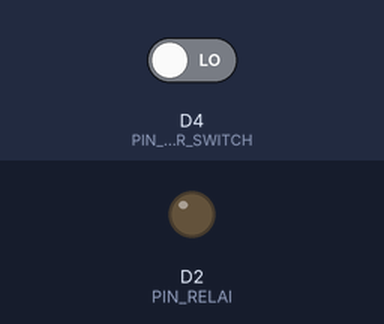
This program was run on a simulated Arduino MKR. On the bench: output pins drawn as LEDs (lit = HIGH). Inputs (shaded band) come from the test bench; at power-on: D4 (PIN_SENSOR_SWITCH) LOW. WiFi joins after 1.5 s; servers stay silent unless stated; no MQTT or app messages arrive unless stated; what the program prints to the serial monitor is not drawn.

Above: at 12.7 s.
12.8 s: D4 (PIN_SENSOR_SWITCH) driven HIGH
At 14.0 s:
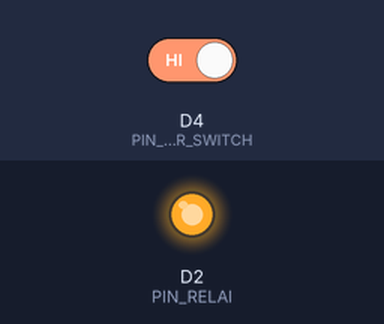
14.3 s: D4 (PIN_SENSOR_SWITCH) driven LOW
At 15.3 s:
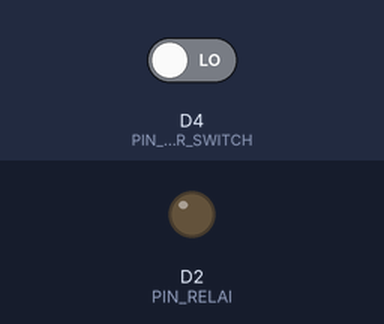
Timing chart, 0 to 17.3 s (numbered marks = the images above; inputs shaded):
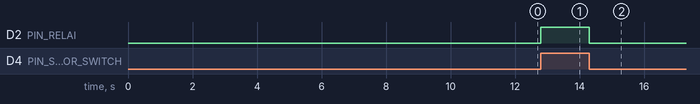

The program:

main.cpp
```cpp
/*

TITRE          : Control Servo Moteur avec Detecteur de Rotation. Test2 de ELTE1069
AUTEUR         : Franck Nkeubou Awougang
DATE           : 16/03/2022
DESCRIPTION    : Programme pour le Test de ELTE permettant de controler un système de fuite
					d'eau dans un sous-sol avec un capteur (SEN0223) et un relai pour actionner la
					pompe d'évacuation d'eau.
VERSION        : 0.0.1

*/
#include <Arduino.h>
#include "WIFIConnector_MKR1000.h"
#include "MQTTConnector.h"
#include "Timer.h"

// Déclaration des constantes.
const int PIN_RELAI = 2;
const int PIN_SENSOR_SWITCH = 4;

// Déclaration des variables.
bool EtatPompe = false; // La pompe d'évacuation est fermée.
bool EtatRelai = false;

Timer DelaiEnvoi;
unsigned long DelaiAttente = 5000;
// Déclaration des fonctions.
void ActivationPompe();

void setup() {
	//Initialisation du wifi.
	wifiConnect();                  //Branchement au réseau WIFI
	MQTTConnect();                  //Branchement au broker MQTT
	// initialisation du moniteur serie.
	Serial.begin(9600);
	// configuration du mode des broches.
	pinMode(PIN_RELAI, OUTPUT);
	pinMode(PIN_SENSOR_SWITCH, INPUT);
	attachInterrupt(digitalPinToInterrupt(PIN_SENSOR_SWITCH), ActivationPompe, CHANGE);
	DelaiEnvoi.startTimer(DelaiAttente);
	EtatPompe = digitalRead(PIN_SENSOR_SWITCH); // L'état par défaut de la pompe est la valeur lue par le capteur.
}

void loop() {
	// put your main code here, to run repeatedly:
	if (EtatPompe)
	{
		digitalWrite(PIN_RELAI, HIGH);
		EtatRelai = true;
	}
	else{
		digitalWrite(PIN_RELAI, LOW);
		EtatRelai = false;
	}
	if (DelaiEnvoi.isTimerReady())
	{
		appendPayload("EtatPompe", EtatPompe);
		appendPayload("EtatRelai", EtatRelai);
		sendPayload();
		DelaiEnvoi.startTimer(DelaiAttente);
	}
}

void ActivationPompe(){
	EtatPompe = !EtatPompe;
}
```

MQTTConnector.h
```cpp
/*
  Titre      : MQTTConnector.h
  Auteur     : André Roussel
  Date       : 05/11/2021
  Description: Utilitaire de branchement a un Broker MQTT une fois une connexion établisa l'internet via WIFI, GSM, etc...
  Droits     : Reproduction permise pour usage pédagogique
  Version    : 0.0.1
*/


#include <MQTT.h>


//Constante nécessaire pour le branchement au Broker MQTT

const char MQTT_SERVER[]    = SECRET_MQTT_SERVER_IP;    // Adresse IP du broker MQTT
const int MQTT_SERVER_PORT  = SECRET_MQTT_SERVER_PORT;  // Port du broker MQTT


// Pramètre d'identification de l'objet
const char TOKEN[]        = SECRET_TOKEN;         // Token d'accès de l'objet
const char DEVICE_ID[]    = SECRET_DEVICE_ID;     // Numéro d'indentification de l'objet provenant de Thingsboard

MQTTClient ClientMQTT;      // Création d'un client MQTT pour l'échange de donnée entre l'objet IDO et le broker MQTT


String Payload ="{";      // Chaine de caractère qui contiendra le message envoyer de l'objet vers thingsboard


// Fonctionnalité de branchement utilisant le protocole MQTT

void MQTTConnect() {

  ClientMQTT.begin(MQTT_SERVER, MQTT_SERVER_PORT, ClientWIFI);

  while (!ClientMQTT.connect(DEVICE_ID, TOKEN, "")) {
    Serial.print(".");
    delay(1000);
  }

  Serial.println("\nBranché au broker MQTT!\n");

}


// Affiche la payload qui est envoyé ainsi que sa longeur


/*
  Fonctionnalité qui permet de créer la chaine de données a envoyé au broker MQTT
  Pour le moment, cette chaine ne doit pas dépassé un maximum de 100 caractère
*/

void appendPayload(String Name, float Val)
{

  if( Payload != "{")
  {
    Payload += ",";
  }

  Payload += "\"";
  Payload += Name;
  Payload += "\": ";
  Payload += Val;

}

/*
  Fonctionnalité qui permet l'envoie de la chaine de caractères sous la forme de paires
  Nom associé a la donnée, Valeur de al donnée
*/

void sendPayload()
{
  char attributes[200];
  Payload += "}";
  Payload.toCharArray(attributes, 200);
  ClientMQTT.publish("v1/devices/me/telemetry", attributes);

  Serial.print("Payload -> ");
  Serial.println(Payload);
  Serial.print("Payload length -> ");
  Serial.println(Payload.length());

  Payload="{";

}
```

Secrets.h
```cpp
/*
SSID du WIFI ainsi que le mot de passe
Modifier les paramètre WIFI pour le réseau auquels votre objets doit se brancher
*/

/*
#define WIFI_SECRET_SSID "IOT_OBJECTS"
#define WIFI_SECRET_PASS "42Bidules!"

*/

#define WIFI_SECRET_SSID "MotorolaGPower"
#define WIFI_SECRET_PASS "Detergent!"

/*
Information nécessaire pour le branchement a un Broker MQTT
Dans le cadre du cours AIIA1013, ne modifié pas cet information
*/

#define SECRET_MQTT_SERVER_IP "198.164.130.74"
#define SECRET_MQTT_SERVER_PORT 1883

/*
Détails sur l'indentification de l'objet
Cette information provient de l'objet virtuel créer sur le serveur Thingsbord
*/

#define SECRET_TOKEN  "DEazyRcRxYPWYGb9aLhp"
#define SECRET_DEVICE_ID "570fba90-a52e-11ec-9235-d318ce92df6e"
```

Timer.h
```cpp
/*

TITRE          : Feux de signalisation en POO.
AUTEUR         : Franck Nkeubou Awougang
DATE           : 21/01/2022
DESCRIPTION    : Programme pour faire fonctionner un feu de signalisation suivant
                  4 états (Clignotement_Vert, Vert, Jaune et Rouge) en utilisant les classes.
VERSION        : 0.0.1

*/

#ifndef TIMER_H
    #define TIMER_H // En même temps, on inclu Arduino.h

class Timer
{
    private:
        unsigned long timerStart  = 0;
        unsigned long timerTarget = 0;

    public:
        Timer(){}

        void startTimer(int msec);

        bool isTimerReady();
};

class LedFromColor
{
    private:
        short int BrocheColor;
        short int LedPIN;

    public:
        LedFromColor(){}

        void Initialisation();

        void Configure(short int PIN, short int Broche);

        short int GetPINLed();
};
#endif
```

WIFIConnector_MKR1000.h
```cpp
/*
  Titre      : WIFIConnector_MKR1000.h
  Auteur     : André Roussel
  Date       : 03/11/2021
  Description: Fonctions nécessaire pour branché un Arduino MKR1000 a un réseau WIFI
  Droits     : Reproduction permise pour usage pédagogique
  Version    : 0.0.1
*/


#include "Secrets.h"
#include <SPI.h>
#include <WIFININA.h>
#include "wifiStatus.h"


const char SSID[] = WIFI_SECRET_SSID; // WiFI ssid provenant du fichier Secrets.h
const char PASS[] = WIFI_SECRET_PASS; //WiFI mot de passe provenant du fichier Secrets.h

int status = WL_IDLE_STATUS;          // Statut de la radio WIFI


WiFiClient ClientWIFI;                //Objets représantant un client se branchant a un réseau WIFI


/*
Fonction de connectivité a un réseau WIFI
*/

void wifiConnect()
{

  // Boucle de branchement au réseau WIFI.  Essaie de branchement a tout les 10 secondes jusqu'a réussite
  while (status != WL_CONNECTED)
  {
    Serial.print("Tentative de branchement au réseau: ");
    Serial.println(SSID);
    status = WiFi.begin(SSID, PASS);
    Serial.println(status);


    delay(10000);  // Délai de 10 secondes entre les tentatives de connexion
  }

  //Sortie de la boucle, alors branché au réseau SSID
  Serial.print("Maintenant branché au réseau WIFI ");
  Serial.println(SSID);

  //Impression de l'information de connexion
  printCurrentNet();
  printWifiData();

}
```

wifiStatus.h
```cpp
/*
  Titre      : wifiStatus.h
  Auteur     : Trouvé sur le WEB et référence perdu dans la brume des temps
  Date       : 03/11/2021
  Description: Fonctionnalité pour information sur le branchement
  Droits     : Reproduction permise pour usage pédagogique
  Version    : 0.0.1
*/

//  Impression de l'adresse MAC du uC

void printMacAddress(byte mac[]) {
  for (int i = 5; i >= 0; i--) {
    if (mac[i] < 16) {
      Serial.print("0");
    }
    Serial.print(mac[i], HEX);
    if (i > 0) {
      Serial.print(":");
    }
  }
  Serial.println();
}


// Obtention de l'adresse IP et MAC du uC

void printWifiData() {
  // print your board's IP address:
  IPAddress ip = WiFi.localIP();
  Serial.print("IP Address: ");
  Serial.println(ip);

  // print your MAC address:
  byte mac[6];
  WiFi.macAddress(mac);
  Serial.print("MAC address: ");
  printMacAddress(mac);
}

// Capture de l'information du réseau WIFI

void printCurrentNet() {
  // print the SSID of the network you're attached to:
  Serial.print("SSID: ");
  Serial.println(WiFi.SSID());

  // print the MAC address of the router you're attached to:
  byte bssid[6];
  WiFi.BSSID(bssid);
  Serial.print("BSSID: ");
  printMacAddress(bssid);

  // print the received signal strength:
  long rssi = WiFi.RSSI();
  Serial.print("signal strength (RSSI):");
  Serial.println(rssi);

  // print the encryption type:
  byte encryption = WiFi.encryptionType();
  Serial.print("Encryption Type:");
  Serial.println(encryption, HEX);
  Serial.println();
}
```

Timer.cpp
```cpp
#include "Timer.h"
#include <Arduino.h>

void Timer::startTimer(int msec) {
            timerStart = millis();
            timerTarget = msec;
        }
bool Timer::isTimerReady() {
            return (millis() - timerStart) > timerTarget;
        }
void LedFromColor::Initialisation(){
            pinMode(LedPIN, OUTPUT);
        }

void LedFromColor::Configure(short int PIN, short int Broche){
    LedPIN = PIN;
    BrocheColor = Broche;
}

short int LedFromColor::GetPINLed(){
    return BrocheColor;
}
```

Measured:
- after the input at 12.8 s, D2 (PIN_RELAI): LOW → HIGH at once
- after the input at 14.3 s, D2 (PIN_RELAI): HIGH → LOW at once
